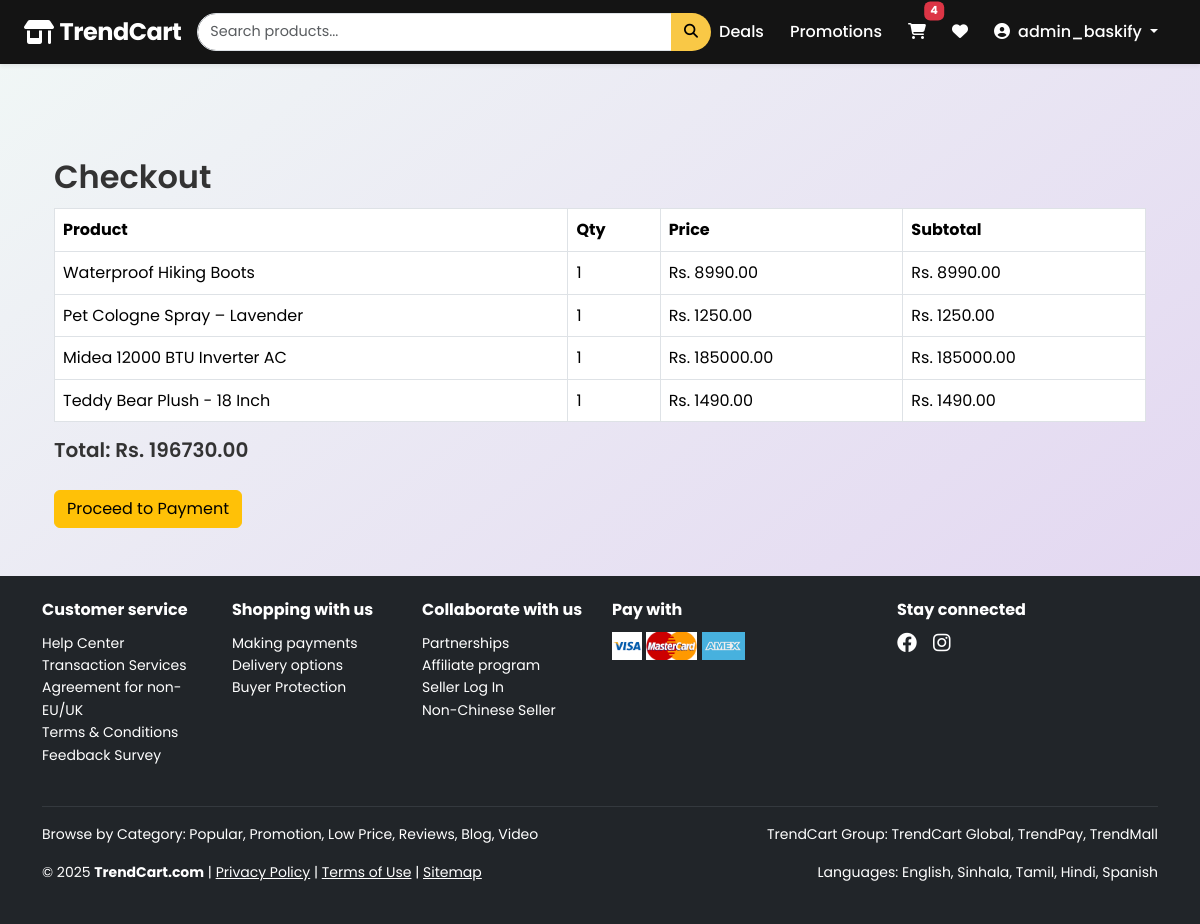
Screenshot of /checkout/ (signed in) with the database file from the repository.
### store/models.py (models this page shows, shortened)
class CartItem(models.Model):
    user = models.ForeignKey(User, on_delete=models.CASCADE)
    product = models.ForeignKey(Product, on_delete=models.CASCADE)
    quantity = models.PositiveIntegerField(default=1)
    def subtotal(self):
        return self.quantity * self.product.price

class Product(models.Model):
    name = models.CharField(max_length=100)
    description = models.TextField()
    price = models.DecimalField(max_digits=10, decimal_places=2)
    image = models.ImageField(upload_to='product_images/')  # Main image
    category = models.ForeignKey(Category, on_delete=models.CASCADE)
    is_deal = models.BooleanField(default=False)
    likes = models.ManyToManyField(User, related_name='liked_products', blank=True)

### store/views.py (the view, shortened to what this page needs)
# urls.py: path('checkout/', views.checkout, name='checkout'),
@login_required
@never_cache
def checkout(request):
    cart_items = CartItem.objects.filter(user=request.user)
    total = sum(item.subtotal() for item in cart_items)
    return render(request, 'store/checkout.html', {
        'cart_items': cart_items,
        'total': total
    })

### store/context_processors.py (called while the page is built)
def cart_item_count(request):
    if request.user.is_authenticated:
        count = sum(item.quantity for item in CartItem.objects.filter(user=request.user))
    else:
        count = 0
    return {'cart_item_count': count}

### store/templates/store/checkout.html (shortened to what this page needs)
{% extends 'store/base.html' %}
{% block content %}
<div class="container mt-5">
  <h2>Checkout</h2>
  {% if buy_now %}
    <div class="card mb-4">
      <div class="card-body">
        <h5>{{ product.name }}</h5>
        <p>Price: Rs. {{ product.price }}</p>
        <p>Quantity: {{ quantity }}</p>
        <h5>Total: Rs. {{ total }}</h5>
      </div>
    </div>
  {% elif cart_items %}
    <table class="table table-bordered">
      <thead>
        <tr>
          <th>Product</th>
          <th>Qty</th>
          <th>Price</th>
          <th>Subtotal</th>
        </tr>
      </thead>
      <tbody>
        {% for item in cart_items %}
          <tr>
            <td>{{ item.product.name }}</td>
            <td>{{ item.quantity }}</td>
            <td>Rs. {{ item.product.price }}</td>
            <td>Rs. {{ item.subtotal }}</td>
          </tr>
        {% endfor %}
      </tbody>
    </table>
    <h5 class="mt-3">Total: Rs. {{ total }}</h5>
  {% else %}
    <p>Your cart is empty.</p>
  {% endif %}
  {% if cart_items or buy_now %}
    <form method="post" action="{% url 'payment' %}">
      <button type="submit" class="btn btn-warning mt-3">Proceed to Payment</button>
    </form>
  {% endif %}
</div>
{% endblock %}

### store/templates/store/base.html (shortened to what this page needs)
{% load static %}
<!DOCTYPE html>
<html lang="en">
<head>
  <link href="https://cdn.jsdelivr.net/npm/bootstrap@5.3.2/dist/css/bootstrap.min.css" rel="stylesheet">
  <link rel="stylesheet" href="{% static 'store/css/style.css' %}">
  <link rel="stylesheet" href="https://cdnjs.cloudflare.com/ajax/libs/font-awesome/6.4.0/css/all.min.css">
</head>
<body>
<nav class="navbar navbar-expand-lg shadow-sm sticky-top">
  <div class="container-fluid px-4">
    <a class="navbar-brand text-white" href="{% url 'home' %}">
      <i class="fas fa-store-alt"></i> TrendCart
    </a>
    <form class="d-flex mx-auto w-50" role="search" method="get" action="{% url 'search' %}">
      <div class="input-group">
        <input type="search" name="q" class="form-control" placeholder="Search products..." aria-label="Search">
        <button class="btn" type="submit">
          <i class="fas fa-search"></i>
        </button>
      </div>
    </form>
    <ul class="navbar-nav ms-auto align-items-center">
      <li class="nav-item"><a href="{% url 'todays_deals' %}" class="nav-link">Deals</a></li>
      <li class="nav-item"><a href="{% url 'promotions' %}" class="nav-link">Promotions</a></li>
      {% if user.is_authenticated %}
        <li class="nav-item position-relative">
          <a href="{% url 'view_cart' %}" class="nav-link">
            <i class="fas fa-shopping-cart"></i>
            {% if cart_item_count > 0 %}
              <span class="position-absolute top-0 start-100 translate-middle badge bg-danger">{{ cart_item_count }}</span>
            {% endif %}
          </a>
        </li>
        <li class="nav-item position-relative">
          <a href="{% url 'wishlist' %}" class="nav-link">
            <i class="fa fa-heart"></i>
          </a>
        </li>
        <li class="nav-item dropdown">
          <a class="nav-link dropdown-toggle" href="#" role="button" data-bs-toggle="dropdown">
            <i class="fas fa-user-circle me-1"></i> {{ user.username }}
          </a>
        </li>
      {% else %}
        <li class="nav-item">
          <a href="{% url 'login' %}" class="btn btn-outline-light btn-sm me-2">Login</a>
          <a href="{% url 'signup' %}" class="btn btn-warning btn-sm">Sign Up</a>
        </li>
      {% endif %}
    </ul>
  </div>
</nav>
<div class="container content-container">
  {% block content %}
  {% endblock %}
</div>
<footer class="bg-dark text-white text-center py-4 mt-5">
  <div class="container">
    <div class="row text-start mb-4">
      <div class="col-md-2">
        <h6 class="fw-bold">Customer service</h6>
        <ul class="list-unstyled small">
          <li>Help Center</li>
          <li>Transaction Services</li>
          <li>Agreement for non-EU/UK</li>
          <li>Terms & Conditions</li>
          <li>Feedback Survey</li>
        </ul>
      </div>
      <div class="col-md-2">
        <h6 class="fw-bold">Shopping with us</h6>
        <ul class="list-unstyled small">
          <li>Making payments</li>
          <li>Delivery options</li>
          <li>Buyer Protection</li>
        </ul>
      </div>
      <div class="col-md-2">
        <h6 class="fw-bold">Collaborate with us</h6>
        <ul class="list-unstyled small">
          <li>Partnerships</li>
          <li>Affiliate program</li>
          <li>Seller Log In</li>
          <li>Non-Chinese Seller</li>
        </ul>
      </div>
      <div class="col-md-3">
        <h6 class="fw-bold">Pay with</h6>
        <img src="{% static 'store/images/pay/visa.png' %}" height="28" alt="Visa">
        <img src="{% static 'store/images/pay/mastercard.png' %}" height="28" alt="MasterCard">
        <img src="{% static 'store/images/pay/amex.png' %}" height="28" alt="Amex">
      </div>
      <div class="col-md-3">
        <h6 class="fw-bold">Stay connected</h6>
        <div class="d-flex gap-3 mt-1">
          <a href="https://www.facebook.com/itrendcart/" target="_blank" class="text-white">
            <i class="fab fa-facebook fs-5"></i>
          </a>
          <a href="https://www.instagram.com/trend.cart/" target="_blank" class="text-white">
            <i class="fab fa-instagram fs-5"></i>
          </a>
        </div>
      </div>
    </div>
    <hr class="text-secondary">
    <div class="row text-start small">
      <div class="col-md-6">
        <p>Browse by Category: Popular, Promotion, Low Price, Reviews, Blog, Video</p>
        <p>© 2025 <strong>TrendCart.com</strong> |
          <a href="#" class="text-white">Privacy Policy</a> |
          <a href="#" class="text-white">Terms of Use</a> |
          <a href="#" class="text-white">Sitemap</a>
        </p>
      </div>
      <div class="col-md-6 text-md-end">
        <p>TrendCart Group: TrendCart Global, TrendPay, TrendMall</p>
        <p>Languages: English, Sinhala, Tamil, Hindi, Spanish</p>
      </div>
    </div>
  </div>
</footer>
</body>
</html>

### store/static/store/css/style.css (style rules this page uses)
:root { --primary-color: #FF4747; --secondary-color: #febd69; --text-color: #111111; --bg-light: #f5f5f5; --hover-color: #e63e3e; --light-purple: #e0d0f0; }
body { font-family: 'Poppins', sans-serif; background: linear-gradient(to bottom right, #f1f8f6, var(--light-purple)); color: var(--text-color); position: relative; }
.navbar { background-color: var(--text-color); }
.navbar-brand { font-family: 'Poppins', sans-serif; font-weight: 700; letter-spacing: 0.5px; color: white !important; }
.navbar .nav-link { font-weight: 500; color: white !important; transition: 0.3s; }
.navbar .btn { font-size: 0.875rem; padding: 5px 12px; }
html { scroll-behavior: smooth; }

### store/templates/store/base.html (style rules this page uses)
:root { --primary-color: #f9c846; --text-color: #141414; }
body { font-family: 'Poppins', sans-serif; font-size: 16px; line-height: 1.6; color: #333; margin: 0; padding: 0; }
h1, h2, h3, h4, h5, h6 { font-weight: 600; margin-bottom: 0.75rem; }
.navbar { height: 64px; background-color: var(--text-color) !important; padding-top: 0; padding-bottom: 0; }
.navbar-brand { font-size: 1.5rem; font-weight: 700; letter-spacing: -0.5px; display: flex; align-items: center; }
.navbar-brand i { margin-right: 6px; }
.navbar .nav-link, .navbar .dropdown-toggle { color: #fff !important; padding: 0.5rem 0.75rem; transition: color 0.3s ease; font-weight: 500; }
.input-group .form-control { height: 38px; font-size: 0.9rem; border-radius: 30px 0 0 30px; }
.input-group .btn { height: 38px; border-radius: 0 30px 30px 0; background-color: var(--primary-color); color: #000; }
.navbar-nav .nav-item { margin-right: 10px; }
.badge { font-size: 0.7rem; padding: 4px 6px; }
.content-container { padding-top: 30px; }

### rows the page displays
CartItem: product.name "Waterproof Hiking Boots", quantity "1", product.price "8990.00", subtotal "8990.00"
CartItem: product.name "Pet Cologne Spray – Lavender", quantity "1", product.price "1250.00", subtotal "1250.00"
CartItem: product.name "Midea 12000 BTU Inverter AC", quantity "1", product.price "185000.00", subtotal "185000.00"
CartItem: product.name "Teddy Bear Plush - 18 Inch", quantity "1", product.price "1490.00", subtotal "1490.00"

### other values shown
{{ cart_item_count }} "4"
{{ user.username }} "admin_baskify"
{{ total }} "196730.00"
